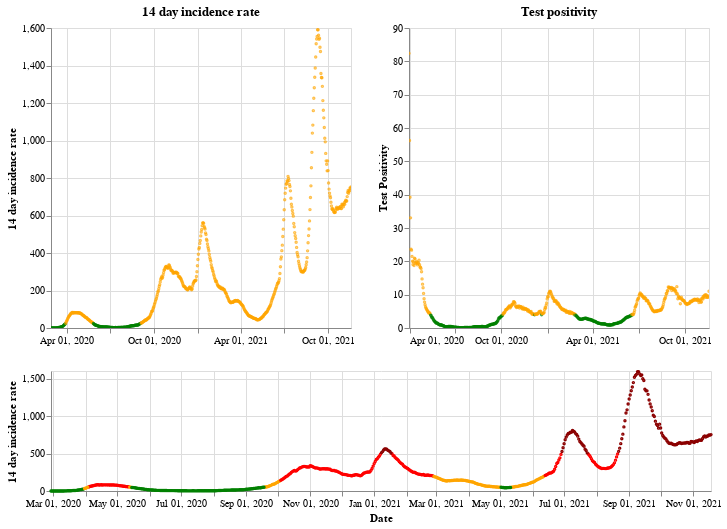

Write notebook code for a chart like this one.
### Markdown cell above
## Scotland

### Code cell
plot_traffic_light('Scotland')

### Figure 1 — Vega-Lite specification as saved in the notebook (floating-point values rounded to 4 significant figures; data arrays with more than 128 entries replaced by an {"elided": "..."} marker saying what was removed)
{"config": {"view": {"continuousWidth": 400, "continuousHeight": 300}}, "vconcat": [{"hconcat": [{"mark": {"type": "point", "size": 2}, "encoding": {"color": {"condition": {"value": "green", "test": "(datum.twoWeeklyCasesRate <= 25)"}, "value": "orange"}, "tooltip": [{"type": "nominal", "field": "areaName"}, {"type": "temporal", "field": "date"}, {"type": "quantitative", "field": "twoWeeklyCasesRate"}, {"type": "quantitative", "field": "testPositivity"}], "x": {"type": "temporal", "axis": {"title": ""}, "field": "date", "scale": {"domain": {"selection": "DateBrush"}}, "timeUnit": "yearmonthdate"}, "y": {"type": "quantitative", "axis": {"title": "14 day incidence rate"}, "field": "twoWeeklyCasesRate"}}, "title": "14 day incidence rate", "width": 300}, {"mark": {"type": "point", "size": 2}, "encoding": {"color": {"condition": {"value": "green", "test": "(datum.testPositivity <= 4)"}, "value": "orange"}, "tooltip": [{"type": "nominal", "field": "areaName"}, {"type": "temporal", "field": "date"}, {"type": "quantitative", "field": "twoWeeklyCasesRate"}, {"type": "quantitative", "field": "testPositivity"}], "x": {"type": "temporal", "axis": {"title": ""}, "field": "date", "scale": {"domain": {"selection": "DateBrush"}}, "timeUnit": "yearmonthdate"}, "y": {"type": "quantitative", "axis": {"title": "Test Positivity"}, "field": "testPositivity"}}, "title": "Test positivity", "width": 300}]}, {"layer": [{"mark": {"type": "point", "size": 2}, "encoding": {"color": {"condition": {"value": "orange", "test": "(((datum.testPositivity < 4) && (datum.twoWeeklyCasesRate >= 50)) && (datum.twoWeeklyCasesRate < 200))"}, "value": "red"}, "opacity": {"condition": {"value": 1, "test": "((datum.twoWeeklyCasesRate >= 50) && (datum.twoWeeklyCasesRate < 500))"}, "value": 0}, "tooltip": [{"type": "nominal", "field": "areaName"}, {"type": "temporal", "field": "date"}, {"type": "quantitative", "field": "twoWeeklyCasesRate"}, {"type": "quantitative", "field": "testPositivity"}], "x": {"type": "temporal", "axis": {"title": "Date"}, "field": "date", "timeUnit": "yearmonthdate"}, "y": {"type": "quantitative", "axis": {"title": "14 day incidence rate"}, "field": "twoWeeklyCasesRate"}}, "selection": {"DateBrush": {"type": "interval", "encodings": ["x"], "fields": ["Time"]}}}, {"mark": {"type": "point", "size": 2}, "encoding": {"color": {"value": "darkred"}, "opacity": {"condition": {"value": 1, "test": "(datum.twoWeeklyCasesRate >= 500)"}, "value": 0}, "tooltip": [{"type": "nominal", "field": "areaName"}, {"type": "temporal", "field": "date"}, {"type": "quantitative", "field": "twoWeeklyCasesRate"}, {"type": "quantitative", "field": "testPositivity"}], "x": {"type": "temporal", "axis": {"title": "Date"}, "field": "date", "timeUnit": "yearmonthdate"}, "y": {"type": "quantitative", "axis": {"title": "14 day incidence rate"}, "field": "twoWeeklyCasesRate"}}}, {"mark": {"type": "point", "size": 2}, "encoding": {"color": {"condition": {"value": "green", "test": "((datum.testPositivity < 4) && (datum.twoWeeklyCasesRate < 50))"}, "value": "orange"}, "opacity": {"condition": {"value": 1, "test": "(datum.twoWeeklyCasesRate < 50)"}, "value": 0}, "tooltip": [{"type": "nominal", "field": "areaName"}, {"type": "temporal", "field": "date"}, {"type": "quantitative", "field": "twoWeeklyCasesRate"}, {"type": "quantitative", "field": "testPositivity"}], "x": {"type": "temporal", "axis": {"title": "Date"}, "field": "date", "timeUnit": "yearmonthdate"}, "y": {"type": "quantitative", "axis": {"title": "14 day incidence rate"}, "field": "twoWeeklyCasesRate"}}}], "height": 120, "width": 660}], "data": {"name": "data-d0aab6a428932bbfb1482137b3f2e8a8"}, "$schema": "https://vega.github.io/schema/vega-lite/v4.8.1.json", "datasets": {"data-d0aab6a428932bbfb1482137b3f2e8a8": {"elided": "630 records"}}}
